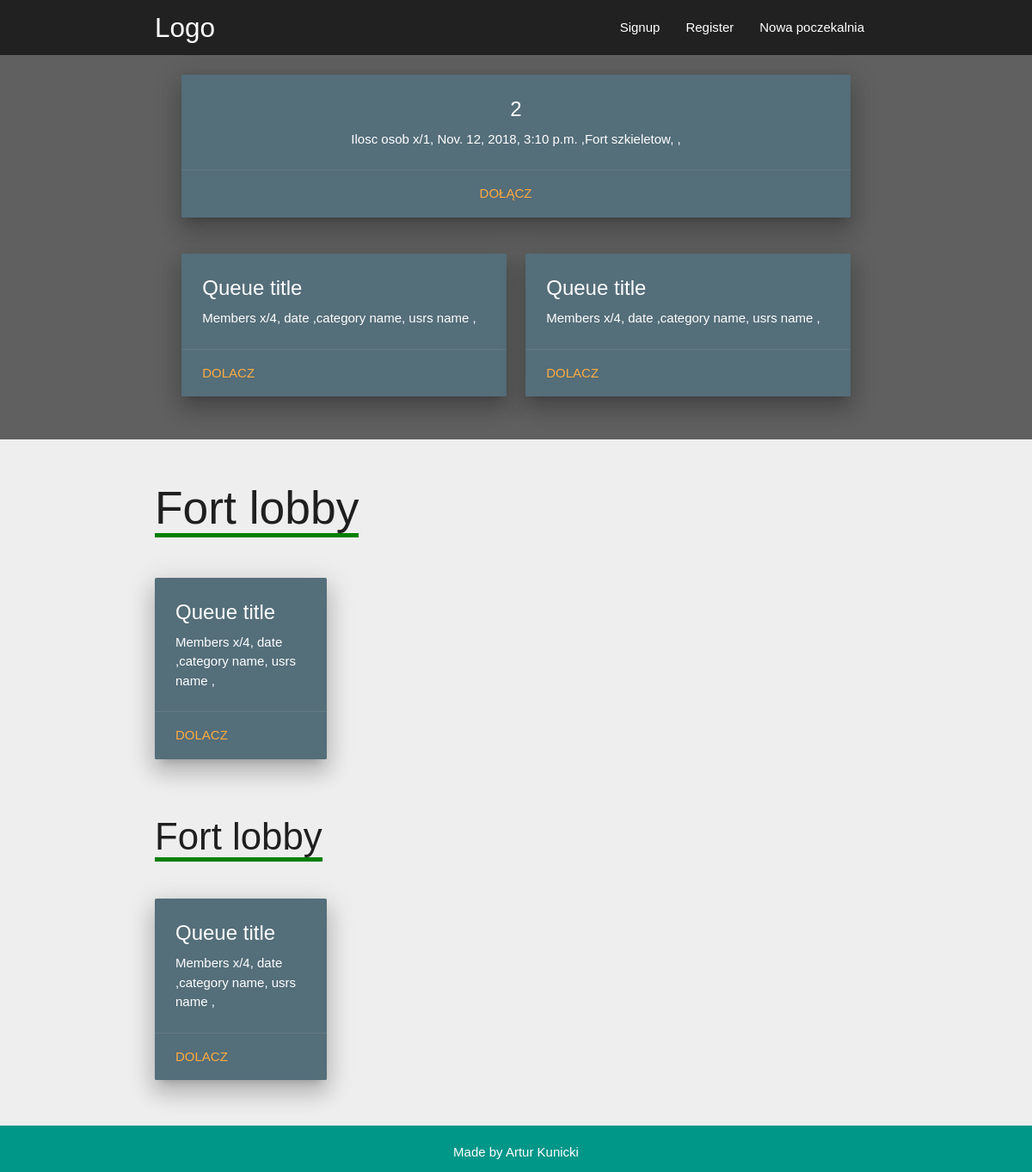
The app's page /, older data.
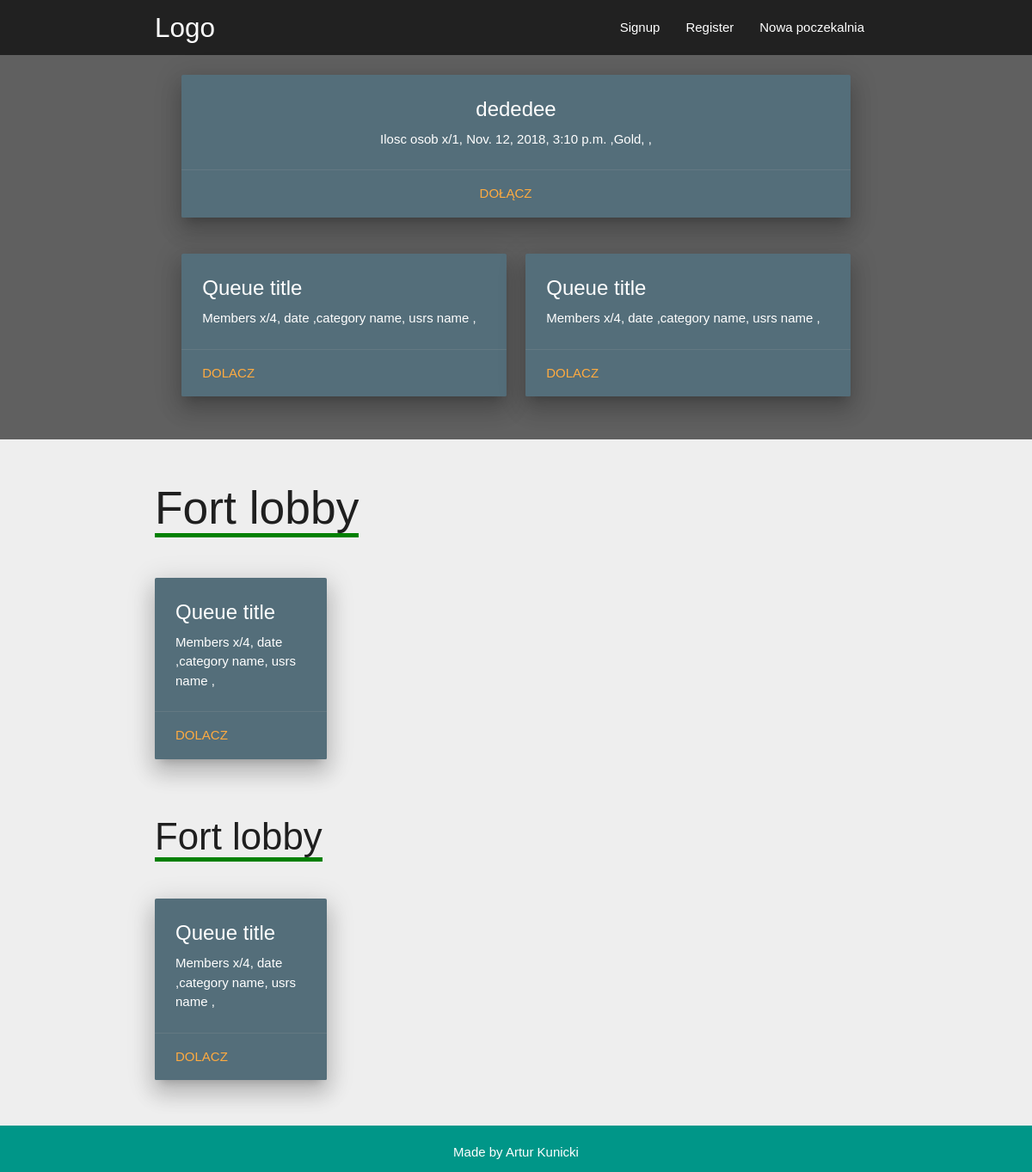
The same page, newer data.
### lobby/models.py (models this page shows, shortened)
class Queue(models.Model):
    title = models.CharField(max_length=50)
    members = models.IntegerField()
    date = models.DateTimeField()
    category = models.ForeignKey(Category, on_delete=models.DO_NOTHING,blank=True,null=True, related_name='cat')
    usrs = models.ManyToManyField(Profile)

class Category(models.Model):
    title = models.CharField(max_length=20)

### lobby/views.py (the view)
# urls.py: path('', views.index, name="index"),
def index(request):
    fort  = Queue.objects.order_by('-id')[:1]
    context = {
        'fort':fort,
    }
    return render(request, 'lobby/index.html',context)

### templates/lobby/index.html (shortened to what this page needs)
{% extends 'base.html' %}
{% block content%}
  <div class='section1'>
  <div class="container">
    <div class="section">
          <div class="row center-align" style="padding: 0 20px 0 20px; align-">
              <div class="col s12 m12">
                <div class="card blue-grey darken-1 z-depth-4">
                  <div class="card-content white-text">
                    <span class="card-title">{% for fort in fort %}
                              {{ fort.title}}
                    </span>
                    <p>Ilosc osob x/{{ fort.members}},  {{ fort.date}} ,{{ fort.category.title}},
                      , </p>
                  </div>
                  <div class="card-action">
                    <a href="{% url 'detail' fort.id %}">Dołącz</a>
                    {% endfor %}
                  </div>
                </div>
              </div>
          </div>
           <div class="row" style="padding: 0 20px 0 20px;">
              <div class="col s12 m6" >
                <div class="card blue-grey darken-1 z-depth-4">
                  <div class="card-content white-text">
                    <span class="card-title">Queue title</span>
                    <p>Members x/4,  date ,category name, usrs name , </p>
                  </div>
                  <div class="card-action">
                    <a href="#">Dolacz</a>
                  </div>
                </div>
              </div>
              <div class="col s12 m6">
                <div class="card blue-grey darken-1 z-depth-4">
                  <div class="card-content white-text">
                    <span class="card-title">Queue title</span>
                    <p>Members x/4,  date ,category name, usrs name , </p>
                  </div>
                  <div class="card-action">
                    <a href="#">Dolacz</a>
                  </div>
                </div>
              </div>
          </div>
    </div>
  </div>
  </div>
  <div class='section2'>
  <div class="container">
    <div class="section">
        <div class="fort">
        <h2><span style="border-bottom: 5px solid green;">Fort lobby<span></h3><br>
             <div class="col s12 m6" style="width:200px;">
                <div class="card blue-grey darken-1 z-depth-4">
                  <div class="card-content white-text">
                    <span class="card-title">Queue title</span>
                    <p>Members x/4,  date ,category name, usrs name , </p>
                  </div>
                  <div class="card-action">
                    <a href="#">Dolacz</a>
                  </div>
                </div>
              </div>
        <br>
       </div>
       <div class="atena">
         <h3><span style="border-bottom: 5px solid green;">Fort lobby<span></h3>
                <br>
               <div class="col s12 m6" style="width:200px;">
                <div class="card blue-grey darken-1 z-depth-4">
                  <div class="card-content white-text">
                    <span class="card-title">Queue title</span>
                    <p>Members x/4,  date ,category name, usrs name , </p>
                  </div>
                  <div class="card-action">
                    <a href="#">Dolacz</a>
                  </div>
                </div>
              </div>
        <br>
       </div>
    </div>
  </div>
  </div>
{% endblock %}

### templates/base.html (shortened to what this page needs)
{% load static%}
<!DOCTYPE html>
<html lang="en">
<head>
  <link href="{% static 'css/materialize.css' %}" type="text/css" rel="stylesheet" media="screen,projection"/>
  <link href="{% static 'css/style.css' %}" type="text/css" rel="stylesheet" media="screen,projection"/>
</head>
<body>
  {% include '_partials/navbar.html' %}
  {% block content %}
  {% endblock %}
  {% include '_partials/footer.html' %}
  </body>
</html>

### templates/_partials/navbar.html (shortened to what this page needs)
<nav class="grey darken-4" role="navigation">
    <div class="nav-wrapper container"><a id="logo-container" href="{% url 'index' %}" class="brand-logo">Logo</a>
      <ul class="right hide-on-med-and-down">
        <li><a href="{% url 'login'%}">Signup</a></li>
        <li><a href="{% url 'register'%}">Register</a></li>
        <li><a href="{% url 'create'%}">Nowa poczekalnia</a></li>
      </ul>
    </div>
  </nav>

### templates/_partials/footer.html
<footer class="page-footer teal">
    <div class="center-align" style="padding-bottom:12px;">
      Made by <span style="color:oragne;">Artur Kunicki</span><br>
    </div>
    </footer>

### sot/static/css/style.css (style rules this page uses)
* { margin:0; padding:0; }
.section1 { background-color: #606060 ; width:100%; height: 100%; }
.section2 { background-color: #eeeeee; width:100%; height: 100%; }
.section2 { background-color: #eeeeee ; width:100%; height: 100%; }
body { margin: 0; padding: 0; font-family: sans-serif; background-color: #485460; }

Row changes from the older to the newer data that the page shows:
no longer on this page (row unchanged): Queue: title "2", members "1", date "Nov. 12, 2018, 3:10 p.m.", category "Fort szkieletow"
added Queue: title "dededee", members "1", date "Nov. 12, 2018, 3:10 p.m.", category "Gold"
